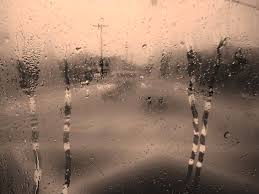
#> input picture Chapter 2/Third/h.jpg, 259 x 194 px
$ python histo.py
#> lines starting #> are read from the running program, lines starting #| are printed output that depends on the picture
import cv2
import numpy as np
from matplotlib import pyplot as plt

img = cv2.imread('h.jpg',0)
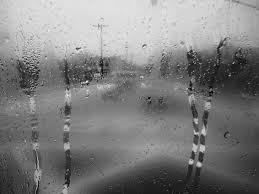
#> img: shape (194, 259); min 1, max 237, mean 127.2
hist,bins = np.histogram(img.flatten(),256,[0,256])
#> hist = 256 values, max 530 at index 124, min 0 at index 0, mean 196.3; bins = 257 values from 0 to 256

cdf = hist.cumsum()
#> cdf = 256 values from 0 to 50246
cdf1 = cdf * hist.max()/ cdf.max()
#> cdf1 = 256 values from 0 to 530

plt.plot(cdf1, color = 'r')
plt.hist(img.flatten(),256,[0,256], color = 'b')
plt.xlim([0,256])
plt.legend(('cdf','histogram'), loc = 'upper right')
plt.show()
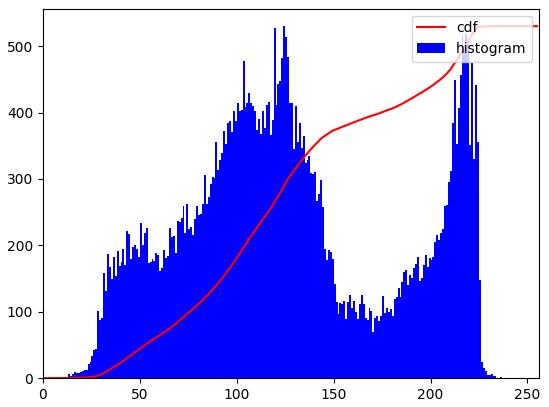
#> figure drawn by matplotlib, 1 panel; tallest bar 530 high, from x = 124 to 125; curve peaks at x = 237, y = 530
#> (the run stopped early here; a loop or call above may not have finished)
